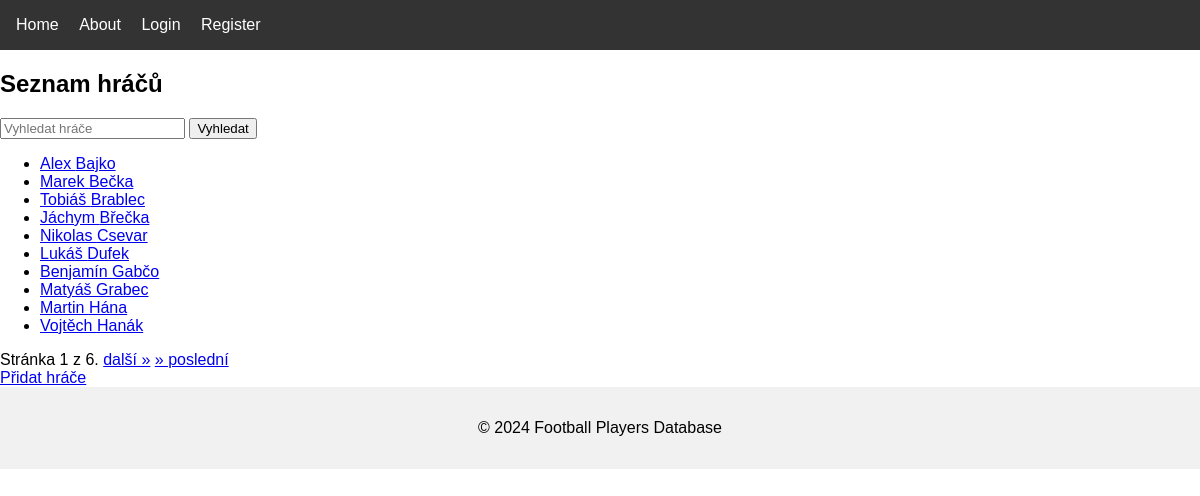
Screenshot of /players/ with the database file from the repository.
### players/models.py (models this page shows, shortened)
class Player(models.Model):
    id_player = models.CharField(max_length=10, unique=True, verbose_name="ID hráče", blank=True, null=True)  # Přidané pole id_player
    last_name = models.CharField(max_length=100, verbose_name="Lastname")
    first_name = models.CharField(max_length=100, verbose_name="Firtname")
    birth_year = models.IntegerField(verbose_name="Birthyear")
    club = models.CharField(max_length=100, verbose_name="Club")

### players/views.py (the view)
# urls.py: path('', views.players_list, name='players'),  # Seznam hráčů
def players_list(request):
    query = request.GET.get('q')
    if query:
        player_list = Player.objects.filter(first_name__icontains=query) | Player.objects.filter(
            last_name__icontains=query)
    else:
        player_list = Player.objects.all()
    paginator = Paginator(player_list, 10)  # 10 hráčů na stránku
    page_number = request.GET.get('page')  # Získání čísla stránky z GET parametru
    players = paginator.get_page(page_number)  # Načtení hráčů pro danou stránku
    return render(request, 'players/players_list.html', {'players': players, 'query': query})

### players/templates/players/players_list.html (shortened to what this page needs)
{% extends 'core/base.html' %}
{% block content %}
  <h2>Seznam hráčů</h2>
  <form method="GET" action="{% url 'players' %}">
    <input type="text" name="q" placeholder="Vyhledat hráče" value="{{ query|default:'' }}">
    <button type="submit">Vyhledat</button>
  </form>
  <ul>
    {% for player in players %}
      <li>
        <a href="{% url 'player_detail' player.pk %}">{{ player.first_name }} {{ player.last_name }}</a>
      </li>
    {% empty %}
      <li>Nebyli nalezeni žádní hráči.</li>
    {% endfor %}
  </ul>
  <div class="pagination">
    <span class="step-links">
      <span class="current">
        Stránka {{ players.number }} z {{ players.paginator.num_pages }}.
      </span>
      {% if players.has_next %}
        <a href="?page={{ players.next_page_number }}{% if query %}&q={{ query }}{% endif %}">další »</a>
        <a href="?page={{ players.paginator.num_pages }}{% if query %}&q={{ query }}{% endif %}">&raquo; poslední</a>
      {% endif %}
    </span>
  </div>
  <a href="{% url 'add_player' %}">Přidat hráče</a>
{% endblock %}

### core/templates/core/base.html (shortened to what this page needs)
<!DOCTYPE html>
<html lang="en">
{% load static %}
<head>
    <link rel="stylesheet" href="{% static 'css/styles.css' %}">
</head>
<body>
    {% include 'core/header.html' %}
    <div class="content">
        {% block content %}
        {% endblock %}
    </div>
    {% include 'core/footer.html' %}
</body>
</html>

### core/templates/core/header.html
<header>
    <nav>
        <ul>
            <li><a href="{% url 'home' %}">Home</a></li>
            <li><a href="{% url 'about' %}">About</a></li>
            {% if user.is_authenticated %}
            <li><a href="{% url 'players' %}">Players</a></li>
                <li><a href="{% url 'profile' %}">Profile</a></li>
                <li>
                <form method="POST" action="{% url 'logout' %}">
                {% csrf_token %}
                <button type="submit">Logout</button>
              </form>
                </li>
            {% else %}
                <li><a href="{% url 'login' %}">Login</a></li>
                <li><a href="{% url 'register' %}">Register</a></li>
            {% endif %}
        </ul>
    </nav>
</header>

### core/templates/core/footer.html
<footer>
    <p>&copy; 2024 Football Players Database</p>
</footer>

### core/static/css/styles.css (style rules this page uses)
body { font-family: Arial, sans-serif; margin: 0; padding: 0; }
header { background-color: #333; color: white; padding: 1rem; }
header ul { list-style-type: none; margin: 0; padding: 0; }
header ul li { display: inline; margin-right: 1rem; }
header ul li a { color: white; text-decoration: none; }
footer { background-color: #f1f1f1; padding: 1rem; text-align: center; }

### rows the page displays
Player: first_name "Alex", last_name "Bajko"
Player: first_name "Marek", last_name "Bečka"
Player: first_name "Tobiáš", last_name "Brablec"
Player: first_name "Jáchym", last_name "Břečka"
Player: first_name "Nikolas", last_name "Csevar"
Player: first_name "Lukáš", last_name "Dufek"
Player: first_name "Benjamín", last_name "Gabčo"
Player: first_name "Matyáš", last_name "Grabec"
Player: first_name "Martin", last_name "Hána"
Player: first_name "Vojtěch", last_name "Hanák"

### other values shown
{{ players.number }} "1"
{{ players.paginator.num_pages }} "6"
